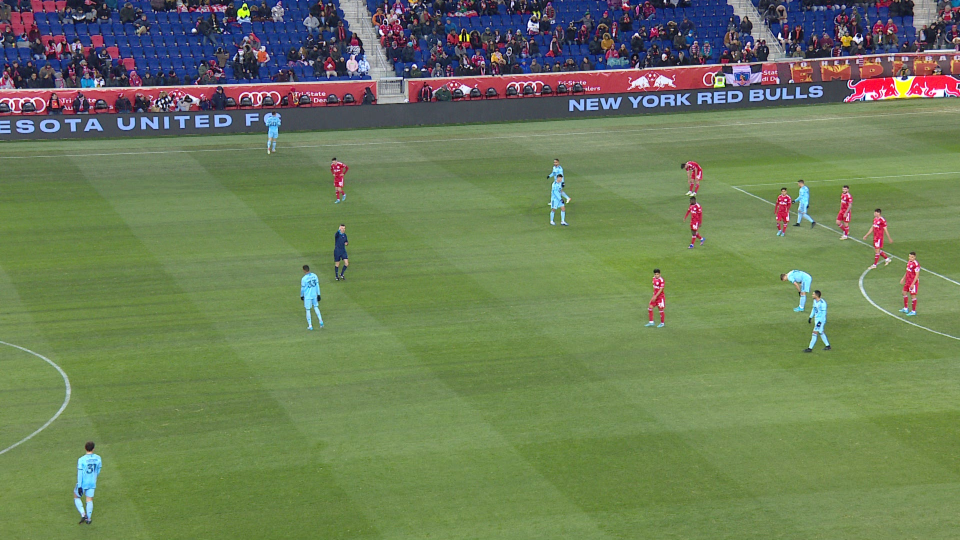
#> input picture image-processing/data/final-project/0.jpg, 1920 x 1080 px (shown at 1/2 size); its folder holds only this picture in this run
$ python final-project.py
#> lines starting #> are read from the running program, lines starting #| are printed output that depends on the picture; after the words box and inside, x2 and y2 are one past the last pixel; in counts of white or black regions, pixels touching at a corner belong together
# Broadcast football match

# Camera elevated

# Majority of image is grass

# Grass is green

# No extreme lighting color shifts

import cv2
import numpy as np
import matplotlib.pyplot as plt
from pathlib import Path
import json

def load_color(path):
    img = cv2.imread(str(path))
    if img is None:
        raise FileNotFoundError(f"Could not load image: {path}")
    return img

def show_images(images, titles, cols=4, cmap='gray'):
    """Utility function to display multiple images in a grid layout (from previous homeworks)"""
    rows = int(np.ceil(len(images) / cols))
    plt.figure(figsize=(16, 5 * rows))
    for i, (img, title) in enumerate(zip(images, titles)):
        plt.subplot(rows, cols, i + 1)
        if len(img.shape) == 3:
            plt.imshow(cv2.cvtColor(img, cv2.COLOR_BGR2RGB))
        else:
            plt.imshow(img, cmap=cmap)
        plt.title(title, fontsize=12)
        plt.axis('off')
    plt.tight_layout()
    plt.show()

def create_field_overlay(img_bgr, green_mask, alpha=0.5):
    """
    Overlays a semi-transparent green tint on the original image
    where the green_mask is positive.
    """
    # Create a solid green image of the same size
    green_overlay = np.zeros_like(img_bgr)
    green_overlay[:] = (0, 255, 0)  # BGR for Green

    # Create the blended image: result = img * alpha + overlay * (1 - alpha)
    # We use a copy so we don't mutate the original BGR image
    output = img_bgr.copy()

    # We only want to apply the blend where the mask is 255
    mask_indices = green_mask > 0

    # Apply the weighted addition only to masked pixels
    output[mask_indices] = cv2.addWeighted(
        img_bgr[mask_indices], alpha,
        green_overlay[mask_indices], 1 - alpha, 0
    )

    return output

# --- Module 1: Preprocessing ---
def preprocess_image(img_bgr):
    """
    Applies Gaussian Blur for noise reduction and returns HSV representation.
    """
    # cv.GaussianBlur(src, kernal_size, sigmaX)
    blurred = cv2.GaussianBlur(img_bgr, (5, 5), 0)
    hsv = cv2.cvtColor(blurred, cv2.COLOR_BGR2HSV)
    return blurred, hsv

# --- Module 2: Feature Extraction ---
def extract_features(hsv_img):
    """
    Extracts foreground objects (players) by segmenting out the green field and applying morphological operations.
    """
    h, s, v = cv2.split(hsv_img)

    # 1. Segment out the green field
    # Standard OpenCV Hue range for green is approx 35 to 85.
    # For orignal hue value we multiplay by 2 because we are using 180 bins instead of 360.
    lower_green = np.array([35, 50, 50])
    upper_green = np.array([85, 255, 255])

    # Mask of the green field
    green_mask = cv2.inRange(hsv_img, lower_green, upper_green)

    # Invert the mask to get the non-field (foreground features like players, lines)
    fg_mask = cv2.bitwise_not(green_mask)

    # 2. Morphological Operations to clean the mask (remove lines, noise)
    # Opening: remove small noise points
    kernel_small = cv2.getStructuringElement(cv2.MORPH_ELLIPSE, (3, 3))
    mask_opened = cv2.morphologyEx(fg_mask, cv2.MORPH_OPEN, kernel_small, iterations=2)

    # Closing: fill holes within player bodies
    kernel_large = cv2.getStructuringElement(cv2.MORPH_ELLIPSE, (7, 7))
    mask_closed = cv2.morphologyEx(mask_opened, cv2.MORPH_CLOSE, kernel_large, iterations=2)

    return mask_closed, green_mask

# --- Module 3: Detection Logic ---
def detect_players(fg_mask, min_area=150, max_area=5000):
    """
    Uses connected components to detect bounding boxes around connected foreground components.
    """
    num_labels, labels, stats, centroids = cv2.connectedComponentsWithStats(fg_mask)

    bounding_boxes = []

    # Skip the 0th label because it is the background
    for i in range(1, num_labels):
        x = stats[i, cv2.CC_STAT_LEFT]
        y = stats[i, cv2.CC_STAT_TOP]
        w = stats[i, cv2.CC_STAT_WIDTH]
        h = stats[i, cv2.CC_STAT_HEIGHT]
        area = stats[i, cv2.CC_STAT_AREA]

        # Filter by area to exclude tiny noise or massively large connected regions (like stands)
        # Also could filter by aspect ratio since players are usually taller than wide
        aspect_ratio = float(w) / max(h, 1)

        if min_area < area < max_area and 0.2 < aspect_ratio < 2.5:
            bounding_boxes.append((x, y, w, h))

    return bounding_boxes

def draw_detections(img_bgr, bounding_boxes, color=(0, 255, 0), thickness=2):
    """Draws bounding boxes on an image for visualization."""
    result = img_bgr.copy()
    for (x, y, w, h) in bounding_boxes:
        cv2.rectangle(result, (x, y), (x+w, y+h), color, thickness)
    return result

# --- Module 4: Evaluation Utility ---
# [70 lines left out: functions compute_iou, evaluate_detections, parse_ground_truth, not called in this run]

# --- Main Execution ---
def process_image(img_path, gt_json_path=None):
    """Runs the full pipeline on a single image and reports metrics."""
    print(f"\n--- Processing {img_path.name} ---")

    # 1. Load & Preprocess
    img_bgr = load_color(img_path)
#> in load_color, img is the input picture: shape (1080, 1920, 3); mean B, G, R 88.4, 125, 109.3
    blurred, hsv = preprocess_image(img_bgr)
#> in preprocess_image, `hsv = cv2.cvtColor(blurred, cv2.COLOR_BGR2HSV)`: hsv: shape (1080, 1920, 3); mean H, S, V 61.4, 105.3, 135.4

    # 2. Extract Features & Overlay
    fg_mask, green_mask = extract_features(hsv)
#> in extract_features, `h, s, v = cv2.split(hsv_img)`:
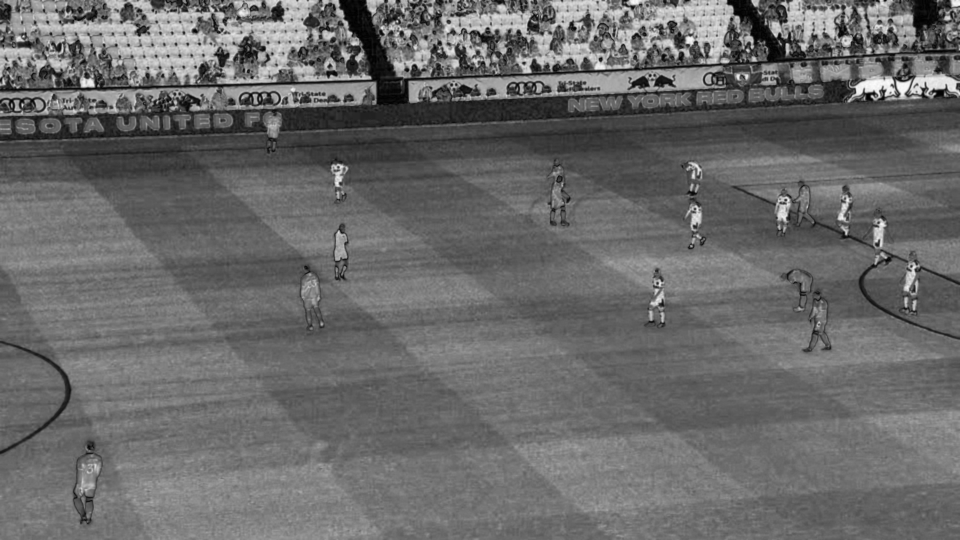
#> s: shape (1080, 1920) (shown at 1/2 size); min 0, max 253, mean 105.3
#> in extract_features, `h, s, v = cv2.split(hsv_img)`:
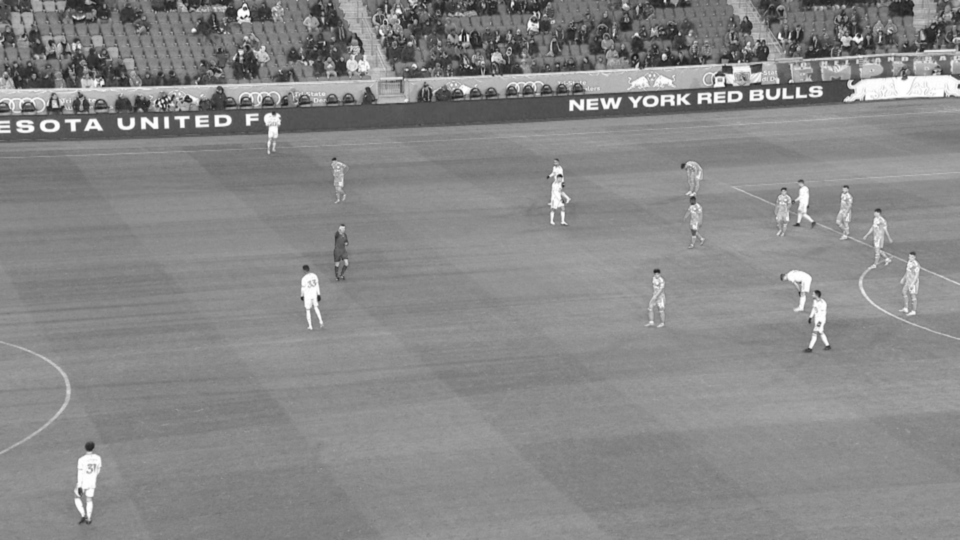
#> v: shape (1080, 1920) (shown at 1/2 size); min 17, max 255, mean 135.4
#> in extract_features, `green_mask = cv2.inRange(hsv_img, lower_green, upper_green)`:
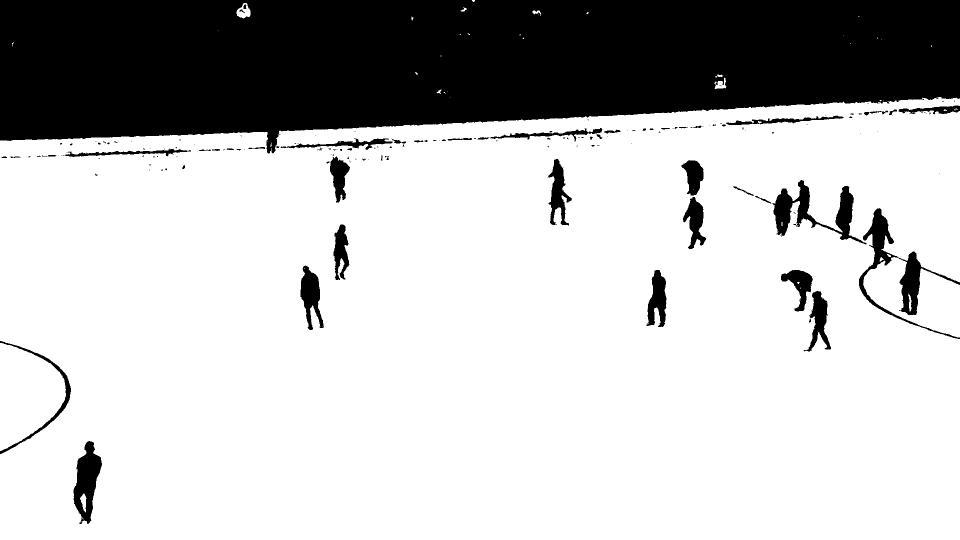
#> green_mask: shape (1080, 1920) (shown at 1/2 size); 75% white; 176 black regions (125 under 20 px), largest, box (x1, y1, x2, y2) and area: (0, 0, 1920, 307) 464203, (1718, 416, 1920, 678) 8646, (1545, 360, 1733, 489) 7083
#> in extract_features, `mask_opened = cv2.morphologyEx(fg_mask, cv2.MORPH_OPEN, kernel_small, ..`: mask_opened: shape (1080, 1920); 24.8% white; 63 white regions (11 under 20 px), largest, box (x1, y1, x2, y2) and area: (0, 0, 1920, 307) 464081, (147, 882, 204, 1048) 5154, (1718, 416, 1806, 640) 4254
#> in extract_features, `mask_closed = cv2.morphologyEx(mask_opened, cv2.MORPH_CLOSE, kernel_la..`: mask_closed: shape (1080, 1920); 25% white; 35 white regions (8 under 20 px), largest, box (x1, y1, x2, y2) and area: (0, 0, 1920, 307) 464847, (1547, 360, 1825, 648) 12018, (147, 882, 204, 1048) 5485
    overlay_img = create_field_overlay(img_bgr, green_mask, alpha=0.6)
#> in create_field_overlay, `output[mask_indices] = cv2.addWeighted( img_bgr[mask_indices], alpha, ..`:
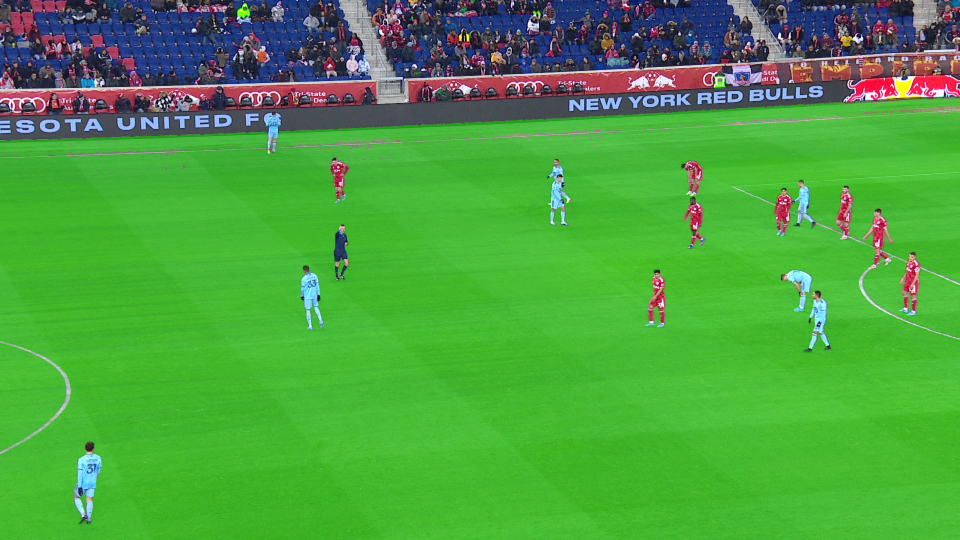
#> output: shape (1080, 1920, 3) (shown at 1/2 size); mean B, G, R 63.9, 159.8, 75.1

    # 3. Detect
    pred_boxes = detect_players(fg_mask)
#> in detect_players, `num_labels, labels, stats, centroids = cv2.connectedComponentsWithStat..`:
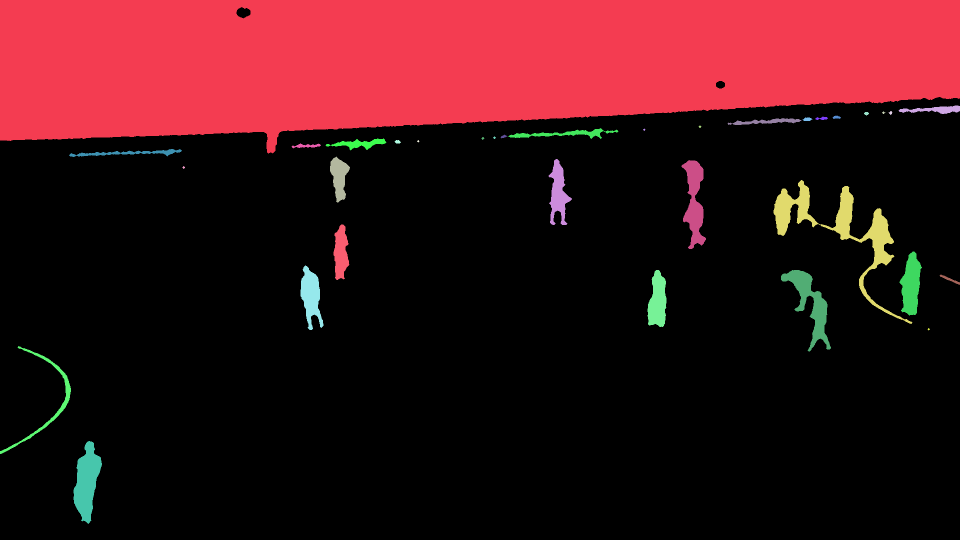
#> labels: shape (1080, 1920) int32 (shown at 1/2 size); 36 distinct labels, from 0 to 35; one colour per label, 0 black
#> in detect_players, `num_labels, labels, stats, centroids = cv2.connectedComponentsWithStat..`: num_labels = 36; stats = 36 rows, first 6: [0, 14, 1920, 1066, 1554733], [0, 0, 1920, 307, 464847], [1797, 211, 123, 17, 1081], [1764, 223, 7, 5, 19], [1777, 222, 8, 8, 34], [1728, 224, 10, 7, 50]; centroids = 36 pairs, first value 94.49 to 1899.6, second value 122.3 to 962.9
#> the loop in detect_players, `for i in range(1, num_labels):` made 35 passes
#> (x, y, w, h, area, aspect_ratio) on passes 1, 2, 4, 5, 6, 7, 8, 9, 12, 14, 16, 17: (0, 0, 1920, 307, 464847, 6.25), (1797, 211, 123, 17, 1081, 7.24), (1777, 222, 8, 8, 34, 1), (1728, 224, 10, 7, 50, 1.43), (1665, 231, 17, 7, 75, 2.43), (1630, 233, 26, 7, 106, 3.71), (1605, 235, 20, 7, 102, 2.86), (1455, 236, 147, 14, 924, 10.5), (1016, 256, 221, 22, 1547, 10.05), (1001, 269, 14, 8, 53, 1.75), (963, 274, 6, 6, 21, 1), (651, 277, 122, 24, 1188, 5.08)
#> after the loop in detect_players, `for i in range(1, num_labels):`: bounding_boxes = [(660, 313, 40, 92), (1097, 318, 47, 132), (1363, 320, 49, 178), (667, 449, 32, 111), (1799, 503, 45, 128), (601, 531, 46, 129), (1295, 540, 38, 114), (1879, 549, 41, 21), (0, 692, 142, 216)]
    result_img = draw_detections(img_bgr, pred_boxes, color=(0, 255, 0))

    # 4. Evaluation Logic
    if gt_json_path:
        gt_boxes = parse_ground_truth(gt_json_path, img_path.name)

        if gt_boxes:
            # Draw Ground Truth in Red for visual comparison
            result_img = draw_detections(result_img, gt_boxes, color=(0, 0, 255), thickness=1)

            # --- QUANTITATIVE RESULTS ---
            p, r, f1 = evaluate_detections(pred_boxes, gt_boxes)

            # Print to console
            print(f"Results for {img_path.name}:")
            print(f"  > Precision: {p:.4f}")
            print(f"  > Recall:    {r:.4f}")
            print(f"  > F1-Score:  {f1:.4f}")

            # Burn metrics onto the image (Top-left corner)
            metrics_text = f"P: {p:.2f} | R: {r:.2f} | F1: {f1:.2f}"
            cv2.putText(result_img, metrics_text, (10, 30),
                        cv2.FONT_HERSHEY_SIMPLEX, 0.8, (255, 255, 255), 2)
        else:
            print(f"Warning: No ground truth entries found for {img_path.name}")
    else:
        print("Evaluation skipped: No ground truth JSON provided.")

    # 5. Display (Updated for 5 columns)
    show_images(
        [img_bgr, green_mask, overlay_img, fg_mask, result_img],
        ["Original", "Green Mask", "Overlay", "FG Mask", f"Detections ({len(pred_boxes)})"],
        cols=5
    )

def main():
    base = Path(__file__).resolve().parents[2] / "data" / "final-project"
    images = [p for p in base.glob("*.*") if p.suffix.lower() in [".jpg", ".jpeg", ".png"]]

    gt_json = base / "ground_truth.json"

    if not images:
        print(f"No images found in {base}")
        print("Please add dataset images to test the pipeline.")
        return

    print(f"Found {len(images)} image(s) to process.")

    for img_path in images:
        process_image(img_path, gt_json_path=gt_json if gt_json.exists() else None)
#> in process_image, `pred_boxes = detect_players(fg_mask)`: pred_boxes has the same summary as bounding_boxes in detect_players
#> the loop in draw_detections, `for (x, y, w, h) in bounding_boxes:` made 9 passes
#> after the loop in draw_detections, `for (x, y, w, h) in bounding_boxes:`:
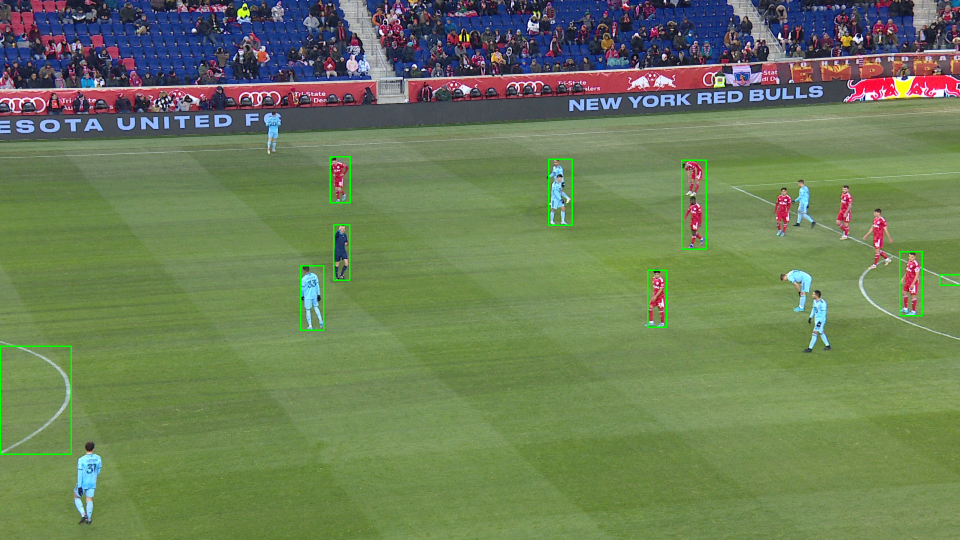
#> result: shape (1080, 1920, 3) (shown at 1/2 size); 0.45% of pixels changed, all inside (x1, y1, x2, y2) = (0, 312, 1920, 910)
#> in show_images, `rows = int(np.ceil(len(images) / cols))`: rows = 1
#> the loop in show_images, `for i, (img, title) in enumerate(zip(images, titles)):` made 5 passes
#> title on passes 1 to 5: 'Original', 'Green Mask', 'Overlay', 'FG Mask', 'Detections (9)'
#> in show_images, `plt.show()`:
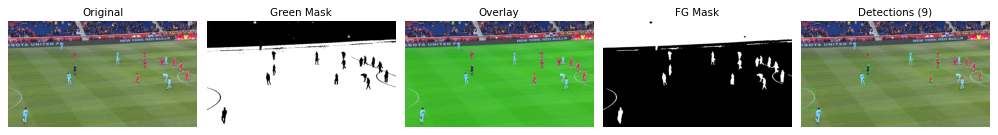
#> figure drawn by matplotlib, 5 panels

if __name__ == "__main__":
    main()

$ run again, on image-processing/data/final-project/1.jpg
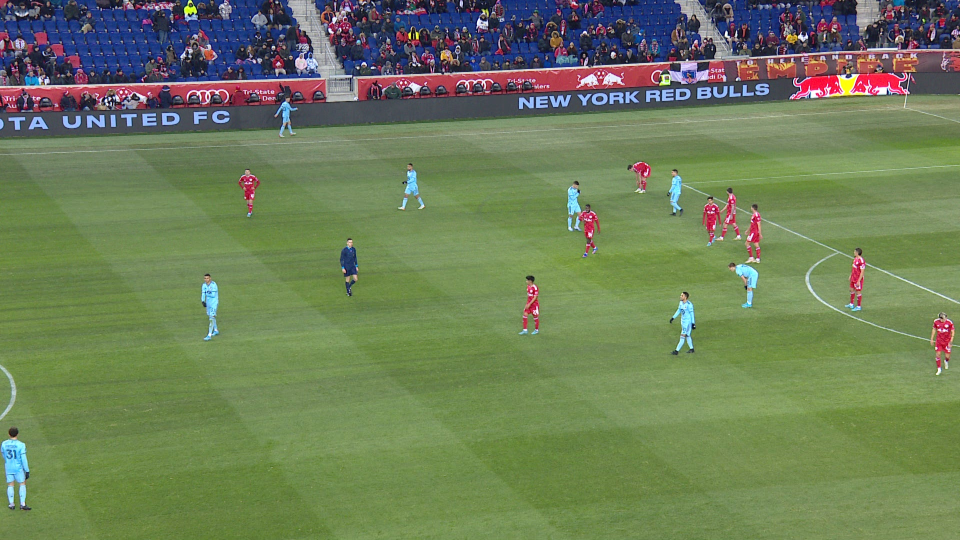
#> input picture image-processing/data/final-project/1.jpg, 1920 x 1080 px (shown at 1/2 size)
#> in load_color, img is the input picture: shape (1080, 1920, 3); mean B, G, R 88.8, 125.8, 109.9
#> hsv: shape (1080, 1920, 3); mean H, S, V 60.8, 104.4, 135.9
#> green_mask: shape (1080, 1920); 75.5% white; 172 black regions (119 under 20 px), largest, box (x1, y1, x2, y2) and area: (0, 0, 1920, 275) 449385, (1611, 482, 1920, 749) 9982, (0, 853, 60, 1022) 5793
#> mask_opened: shape (1080, 1920); 24.2% white; 72 white regions (18 under 20 px), largest, box (x1, y1, x2, y2) and area: (0, 0, 1920, 275) 448776, (0, 853, 60, 1022) 5768, (1403, 375, 1484, 491) 4794
#> mask_closed: shape (1080, 1920); 24.5% white; 43 white regions (8 under 20 px), largest, box (x1, y1, x2, y2) and area: (0, 0, 1920, 278) 450659, (1403, 375, 1528, 615) 10895, (0, 853, 60, 1022) 6280
#> in detect_players, `num_labels, labels, stats, centroids = cv2.connectedComponentsWithStat..`:
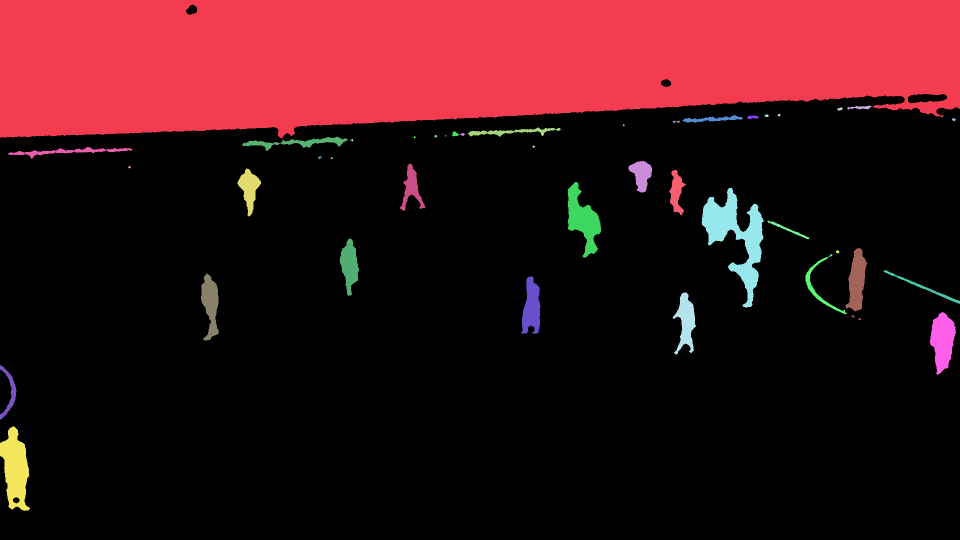
#> labels: shape (1080, 1920) int32 (shown at 1/2 size); 44 distinct labels, from 0 to 43; one colour per label, 0 black
#> num_labels = 44; stats = 44 rows, first 6: [0, 9, 1920, 1071, 1565161], [0, 0, 1920, 278, 450659], [1694, 211, 50, 8, 214], [1674, 215, 12, 6, 49], [1555, 227, 6, 6, 21], [1529, 229, 9, 5, 33]; centroids = 44 pairs, first value 18.2 to 1907.2, second value 118.5 to 937.5
#> the loop in detect_players, `for i in range(1, num_labels):` made 43 passes
#> (x, y, w, h, area, aspect_ratio) on passes 1 to 8: (0, 0, 1920, 278, 450659, 6.91), (1694, 211, 50, 8, 214, 6.25), (1674, 215, 12, 6, 49, 2), (1555, 227, 6, 6, 21, 1), (1529, 229, 9, 5, 33, 1.8), (1365, 230, 121, 16, 787, 7.56), (1494, 231, 24, 7, 120, 3.43), (1904, 236, 8, 6, 32, 1.33)
#> after the loop in detect_players, `for i in range(1, num_labels):`: bounding_boxes = 15 items, first 6: (1257, 322, 47, 63), (799, 327, 52, 95), (475, 337, 47, 96), (1338, 340, 34, 91), (1135, 364, 67, 151), (1535, 441, 84, 38)
#> pred_boxes has the same summary as bounding_boxes in detect_players
#> the loop in draw_detections, `for (x, y, w, h) in bounding_boxes:` made 15 passes
#> after the loop in draw_detections, `for (x, y, w, h) in bounding_boxes:`:
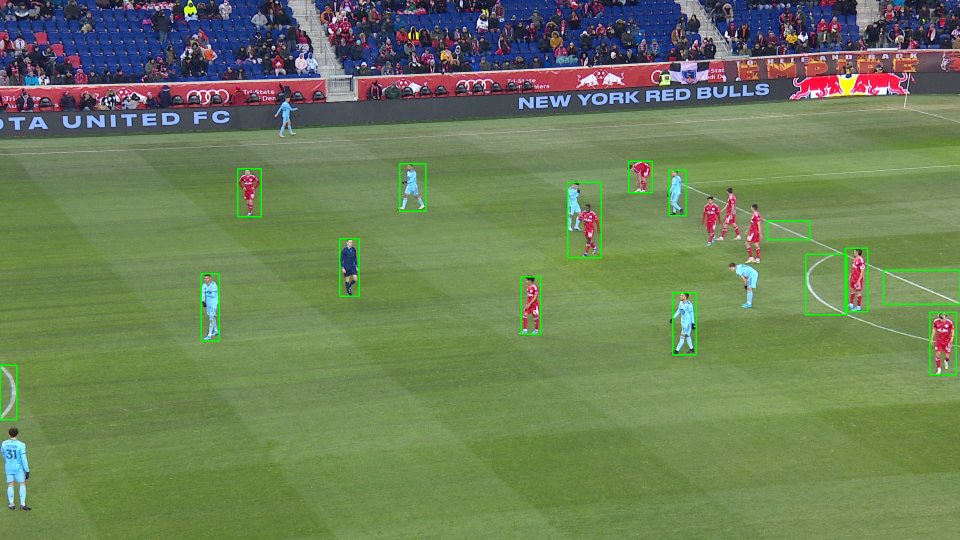
#> result: shape (1080, 1920, 3) (shown at 1/2 size); 0.69% of pixels changed, all inside (x1, y1, x2, y2) = (0, 321, 1920, 841)
#> rows = 1
#> the loop in show_images, `for i, (img, title) in enumerate(zip(images, titles)):` made 5 passes
#> title on passes 1 to 5: 'Original', 'Green Mask', 'Overlay', 'FG Mask', 'Detections (15)'
